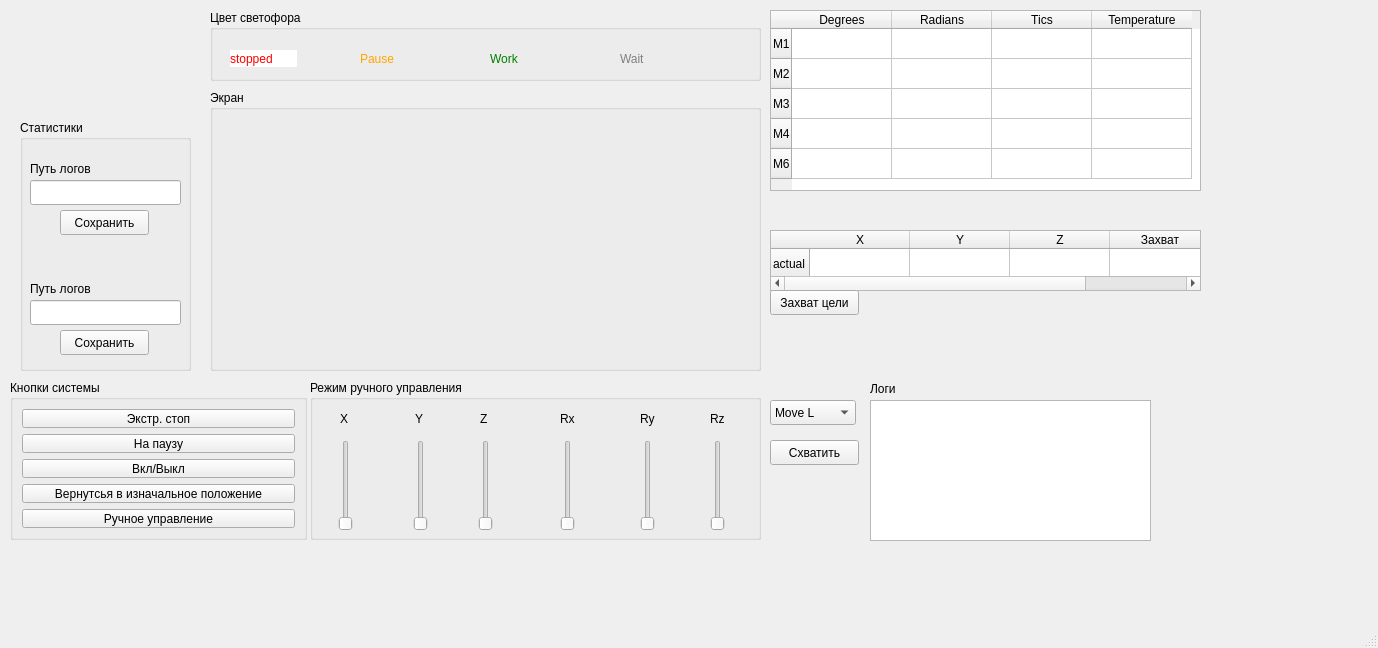
<?xml version="1.0" encoding="UTF-8"?>
<ui version="4.0">
 <class>MainWindow</class>
 <widget class="QMainWindow" name="MainWindow">
  <property name="geometry">
   <rect>
    <x>0</x>
    <y>0</y>
    <width>1378</width>
    <height>648</height>
   </rect>
  </property>
  <property name="windowTitle">
   <string>MainWindow</string>
  </property>
  <widget class="QWidget" name="centralwidget">
   <widget class="QGroupBox" name="groupBox">
    <property name="geometry">
     <rect>
      <x>10</x>
      <y>380</y>
      <width>297</width>
      <height>160</height>
     </rect>
    </property>
    <property name="title">
     <string>Кнопки системы</string>
    </property>
    <layout class="QVBoxLayout" name="verticalLayout">
     <item>
      <widget class="QPushButton" name="pushButton_3">
       <property name="text">
        <string>Экстр. стоп</string>
       </property>
      </widget>
     </item>
     <item>
      <widget class="QPushButton" name="pushButton_2">
       <property name="text">
        <string>На паузу</string>
       </property>
      </widget>
     </item>
     <item>
      <widget class="QPushButton" name="pushButton">
       <property name="text">
        <string>Вкл/Выкл</string>
       </property>
      </widget>
     </item>
     <item>
      <widget class="QPushButton" name="pushButton_4">
       <property name="text">
        <string>Вернутсья в изначальное положение</string>
       </property>
      </widget>
     </item>
     <item>
      <widget class="QPushButton" name="pushButton_5">
       <property name="text">
        <string>Ручное управление</string>
       </property>
      </widget>
     </item>
    </layout>
   </widget>
   <widget class="QGroupBox" name="groupBox_2">
    <property name="geometry">
     <rect>
      <x>310</x>
      <y>380</y>
      <width>451</width>
      <height>160</height>
     </rect>
    </property>
    <property name="title">
     <string>Режим ручного управления</string>
    </property>
    <widget class="QCheckBox" name="checkBox">
     <property name="geometry">
      <rect>
       <x>20</x>
       <y>160</y>
       <width>51</width>
       <height>23</height>
      </rect>
     </property>
     <property name="text">
      <string>On L</string>
     </property>
    </widget>
    <widget class="QCheckBox" name="checkBox_2">
     <property name="geometry">
      <rect>
       <x>170</x>
       <y>160</y>
       <width>51</width>
       <height>23</height>
      </rect>
     </property>
     <property name="text">
      <string>On J</string>
     </property>
    </widget>
    <widget class="QLabel" name="label">
     <property name="geometry">
      <rect>
       <x>30</x>
       <y>30</y>
       <width>16</width>
       <height>17</height>
      </rect>
     </property>
     <property name="text">
      <string>X</string>
     </property>
    </widget>
    <widget class="QLabel" name="label_2">
     <property name="geometry">
      <rect>
       <x>105</x>
       <y>30</y>
       <width>16</width>
       <height>17</height>
      </rect>
     </property>
     <property name="text">
      <string>Y</string>
     </property>
    </widget>
    <widget class="QLabel" name="label_5">
     <property name="geometry">
      <rect>
       <x>170</x>
       <y>30</y>
       <width>16</width>
       <height>17</height>
      </rect>
     </property>
     <property name="text">
      <string>Z</string>
     </property>
    </widget>
    <widget class="QLabel" name="label_6">
     <property name="geometry">
      <rect>
       <x>250</x>
       <y>30</y>
       <width>16</width>
       <height>17</height>
      </rect>
     </property>
     <property name="text">
      <string>Rx</string>
     </property>
    </widget>
    <widget class="QLabel" name="label_7">
     <property name="geometry">
      <rect>
       <x>330</x>
       <y>30</y>
       <width>21</width>
       <height>17</height>
      </rect>
     </property>
     <property name="text">
      <string>Ry</string>
     </property>
    </widget>
    <widget class="QLabel" name="label_8">
     <property name="geometry">
      <rect>
       <x>400</x>
       <y>30</y>
       <width>16</width>
       <height>17</height>
      </rect>
     </property>
     <property name="text">
      <string>Rz</string>
     </property>
    </widget>
    <widget class="QSlider" name="verticalSlider">
     <property name="geometry">
      <rect>
       <x>28</x>
       <y>60</y>
       <width>16</width>
       <height>91</height>
      </rect>
     </property>
     <property name="orientation">
      <enum>Qt::Vertical</enum>
     </property>
    </widget>
    <widget class="QSlider" name="verticalSlider_2">
     <property name="geometry">
      <rect>
       <x>103</x>
       <y>60</y>
       <width>16</width>
       <height>91</height>
      </rect>
     </property>
     <property name="orientation">
      <enum>Qt::Vertical</enum>
     </property>
    </widget>
    <widget class="QSlider" name="verticalSlider_3">
     <property name="geometry">
      <rect>
       <x>168</x>
       <y>60</y>
       <width>16</width>
       <height>91</height>
      </rect>
     </property>
     <property name="orientation">
      <enum>Qt::Vertical</enum>
     </property>
    </widget>
    <widget class="QSlider" name="verticalSlider_4">
     <property name="geometry">
      <rect>
       <x>250</x>
       <y>60</y>
       <width>16</width>
       <height>91</height>
      </rect>
     </property>
     <property name="orientation">
      <enum>Qt::Vertical</enum>
     </property>
    </widget>
    <widget class="QSlider" name="verticalSlider_5">
     <property name="geometry">
      <rect>
       <x>330</x>
       <y>60</y>
       <width>16</width>
       <height>91</height>
      </rect>
     </property>
     <property name="orientation">
      <enum>Qt::Vertical</enum>
     </property>
    </widget>
    <widget class="QSlider" name="verticalSlider_6">
     <property name="geometry">
      <rect>
       <x>400</x>
       <y>60</y>
       <width>16</width>
       <height>91</height>
      </rect>
     </property>
     <property name="orientation">
      <enum>Qt::Vertical</enum>
     </property>
    </widget>
   </widget>
   <widget class="QGroupBox" name="groupBox_3">
    <property name="geometry">
     <rect>
      <x>210</x>
      <y>90</y>
      <width>551</width>
      <height>281</height>
     </rect>
    </property>
    <property name="title">
     <string>Экран </string>
    </property>
   </widget>
   <widget class="QGroupBox" name="groupBox_4">
    <property name="geometry">
     <rect>
      <x>20</x>
      <y>120</y>
      <width>171</width>
      <height>251</height>
     </rect>
    </property>
    <property name="title">
     <string>Статистики</string>
    </property>
    <widget class="QLineEdit" name="lineEdit">
     <property name="geometry">
      <rect>
       <x>10</x>
       <y>60</y>
       <width>151</width>
       <height>25</height>
      </rect>
     </property>
    </widget>
    <widget class="QLineEdit" name="lineEdit_2">
     <property name="geometry">
      <rect>
       <x>10</x>
       <y>180</y>
       <width>151</width>
       <height>25</height>
      </rect>
     </property>
    </widget>
    <widget class="QLabel" name="label_3">
     <property name="geometry">
      <rect>
       <x>10</x>
       <y>40</y>
       <width>101</width>
       <height>17</height>
      </rect>
     </property>
     <property name="whatsThis">
      <string>&lt;html&gt;&lt;head/&gt;&lt;body&gt;&lt;p&gt;&lt;span style=&quot; font-size:8pt;&quot;&gt;Путь логов&lt;/span&gt;&lt;/p&gt;&lt;/body&gt;&lt;/html&gt;</string>
     </property>
     <property name="styleSheet">
      <string notr="true"/>
     </property>
     <property name="text">
      <string>Путь логов</string>
     </property>
    </widget>
    <widget class="QLabel" name="label_4">
     <property name="geometry">
      <rect>
       <x>10</x>
       <y>160</y>
       <width>101</width>
       <height>17</height>
      </rect>
     </property>
     <property name="whatsThis">
      <string>&lt;html&gt;&lt;head/&gt;&lt;body&gt;&lt;p&gt;&lt;span style=&quot; font-size:8pt;&quot;&gt;Путь логов&lt;/span&gt;&lt;/p&gt;&lt;/body&gt;&lt;/html&gt;</string>
     </property>
     <property name="styleSheet">
      <string notr="true"/>
     </property>
     <property name="text">
      <string>Путь логов</string>
     </property>
    </widget>
    <widget class="QPushButton" name="pushButton_6">
     <property name="geometry">
      <rect>
       <x>40</x>
       <y>90</y>
       <width>89</width>
       <height>25</height>
      </rect>
     </property>
     <property name="text">
      <string>Сохранить</string>
     </property>
    </widget>
    <widget class="QPushButton" name="pushButton_7">
     <property name="geometry">
      <rect>
       <x>40</x>
       <y>210</y>
       <width>89</width>
       <height>25</height>
      </rect>
     </property>
     <property name="text">
      <string>Сохранить</string>
     </property>
    </widget>
   </widget>
   <widget class="QTableWidget" name="tableWidget">
    <property name="geometry">
     <rect>
      <x>770</x>
      <y>10</y>
      <width>431</width>
      <height>181</height>
     </rect>
    </property>
    <row>
     <property name="text">
      <string>M1</string>
     </property>
    </row>
    <row>
     <property name="text">
      <string>M2</string>
     </property>
    </row>
    <row>
     <property name="text">
      <string>M3</string>
     </property>
    </row>
    <row>
     <property name="text">
      <string>M4</string>
     </property>
    </row>
    <row>
     <property name="text">
      <string>M6</string>
     </property>
    </row>
    <column>
     <property name="text">
      <string>Degrees</string>
     </property>
    </column>
    <column>
     <property name="text">
      <string>Radians</string>
     </property>
    </column>
    <column>
     <property name="text">
      <string>Tics</string>
     </property>
    </column>
    <column>
     <property name="text">
      <string>Temperature</string>
     </property>
    </column>
   </widget>
   <widget class="QTableWidget" name="tableWidget_3">
    <property name="geometry">
     <rect>
      <x>770</x>
      <y>230</y>
      <width>431</width>
      <height>61</height>
     </rect>
    </property>
    <row>
     <property name="text">
      <string>actual</string>
     </property>
    </row>
    <column>
     <property name="text">
      <string>X</string>
     </property>
    </column>
    <column>
     <property name="text">
      <string>Y</string>
     </property>
    </column>
    <column>
     <property name="text">
      <string>Z</string>
     </property>
    </column>
    <column>
     <property name="text">
      <string>Захват</string>
     </property>
    </column>
   </widget>
   <widget class="QPushButton" name="pushButton_8">
    <property name="geometry">
     <rect>
      <x>770</x>
      <y>290</y>
      <width>89</width>
      <height>25</height>
     </rect>
    </property>
    <property name="text">
     <string>Захват цели</string>
    </property>
   </widget>
   <widget class="QComboBox" name="comboBox">
    <property name="geometry">
     <rect>
      <x>770</x>
      <y>400</y>
      <width>86</width>
      <height>25</height>
     </rect>
    </property>
    <item>
     <property name="text">
      <string>Move L</string>
     </property>
    </item>
    <item>
     <property name="text">
      <string>Move J</string>
     </property>
    </item>
   </widget>
   <widget class="QPushButton" name="pushButton_9">
    <property name="geometry">
     <rect>
      <x>770</x>
      <y>440</y>
      <width>89</width>
      <height>25</height>
     </rect>
    </property>
    <property name="text">
     <string>Схватить</string>
    </property>
   </widget>
   <widget class="QTextBrowser" name="textBrowser">
    <property name="geometry">
     <rect>
      <x>870</x>
      <y>400</y>
      <width>281</width>
      <height>141</height>
     </rect>
    </property>
   </widget>
   <widget class="QLabel" name="label_9">
    <property name="geometry">
     <rect>
      <x>870</x>
      <y>380</y>
      <width>67</width>
      <height>17</height>
     </rect>
    </property>
    <property name="text">
     <string>Логи</string>
    </property>
   </widget>
   <widget class="QGroupBox" name="groupBox_5">
    <property name="geometry">
     <rect>
      <x>210</x>
      <y>10</y>
      <width>551</width>
      <height>71</height>
     </rect>
    </property>
    <property name="title">
     <string>Цвет светофора</string>
    </property>
    <widget class="QLabel" name="label_10">
     <property name="geometry">
      <rect>
       <x>20</x>
       <y>40</y>
       <width>67</width>
       <height>17</height>
      </rect>
     </property>
     <property name="styleSheet">
      <string notr="true">background:white;
color:red;</string>
     </property>
     <property name="text">
      <string>stopped</string>
     </property>
    </widget>
    <widget class="QLabel" name="label_11">
     <property name="geometry">
      <rect>
       <x>150</x>
       <y>40</y>
       <width>67</width>
       <height>17</height>
      </rect>
     </property>
     <property name="styleSheet">
      <string notr="true">color:orange;</string>
     </property>
     <property name="text">
      <string>Pause</string>
     </property>
    </widget>
    <widget class="QLabel" name="label_12">
     <property name="geometry">
      <rect>
       <x>280</x>
       <y>40</y>
       <width>67</width>
       <height>17</height>
      </rect>
     </property>
     <property name="styleSheet">
      <string notr="true">color:green;</string>
     </property>
     <property name="text">
      <string>Work</string>
     </property>
    </widget>
    <widget class="QLabel" name="label_13">
     <property name="geometry">
      <rect>
       <x>410</x>
       <y>40</y>
       <width>67</width>
       <height>17</height>
      </rect>
     </property>
     <property name="styleSheet">
      <string notr="true">color:gray;</string>
     </property>
     <property name="text">
      <string>Wait</string>
     </property>
    </widget>
   </widget>
  </widget>
  <widget class="QMenuBar" name="menubar">
   <property name="geometry">
    <rect>
     <x>0</x>
     <y>0</y>
     <width>1378</width>
     <height>22</height>
    </rect>
   </property>
  </widget>
  <widget class="QStatusBar" name="statusbar"/>
 </widget>
 <resources/>
 <connections/>
</ui>
